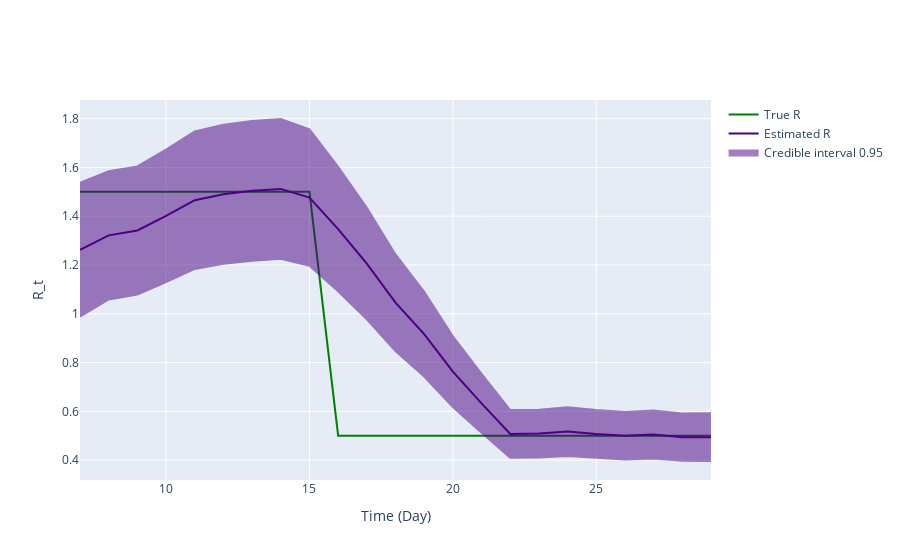

Notebook code for this chart:
### Code cell
fig = ReproductionNumberPlot()

fig.add_ground_truth_rt(ground_truth)
fig.add_interval_rt(interval2)

fig.update_labels(time_label='Time (Day)', r_label='R_t')

fig.show_figure()

### Figure 1 — Plotly figure (JSON) as saved in the notebook; plotly's stock layout.template omitted (floating-point values rounded to 4 significant figures)
{"data": [{"line": {"color": "green"}, "mode": "lines", "name": "True R", "type": "scatter", "x": [7, 8, 9, 10, 11, 12, 13, 14, 15, 16, 17, 18, 19, 20, 21, 22, 23, 24, 25, 26, 27, 28, 29], "y": [1.5, 1.5, 1.5, 1.5, 1.5, 1.5, 1.5, 1.5, 1.5, 0.5, 0.5, 0.5, 0.5, 0.5, 0.5, 0.5, 0.5, 0.5, 0.5, 0.5, 0.5, 0.5, 0.5]}, {"line": {"color": "indigo"}, "mode": "lines", "name": "Estimated R", "type": "scatter", "x": [7, 8, 9, 10, 11, 12, 13, 14, 15, 16, 17, 18, 19, 20, 21, 22, 23, 24, 25, 26, 27, 28, 29], "y": [1.262, 1.322, 1.341, 1.401, 1.466, 1.49, 1.504, 1.512, 1.477, 1.347, 1.206, 1.045, 0.9162, 0.7624, 0.6325, 0.5075, 0.509, 0.517, 0.5068, 0.4999, 0.5049, 0.4942, 0.4941]}, {"fill": "toself", "fillcolor": "indigo", "line": {"color": "indigo"}, "mode": "lines", "name": "Credible interval 0.95", "opacity": 0.5, "type": "scatter", "x": [7, 8, 9, 10, 11, 12, 13, 14, 15, 16, 17, 18, 19, 20, 21, 22, 23, 24, 25, 26, 27, 28, 29, 29, 28, 27, 26, 25, 24, 23, 22, 21, 20, 19, 18, 17, 16, 15, 14, 13, 12, 11, 10, 9, 8, 7], "y": [1.536, 1.584, 1.604, 1.673, 1.747, 1.775, 1.79, 1.799, 1.756, 1.602, 1.434, 1.243, 1.09, 0.9073, 0.7532, 0.605, 0.607, 0.6169, 0.6052, 0.5974, 0.6037, 0.5914, 0.5918, 0.3964, 0.397, 0.4061, 0.4025, 0.4085, 0.4172, 0.411, 0.41, 0.5119, 0.6175, 0.7426, 0.8475, 0.9772, 1.092, 1.197, 1.225, 1.218, 1.205, 1.184, 1.13, 1.079, 1.059, 0.9884]}], "layout": {"hovermode": "x unified", "xaxis": {"title": {"text": "Time (Day)"}}, "yaxis": {"title": {"text": "R_t"}}}}
